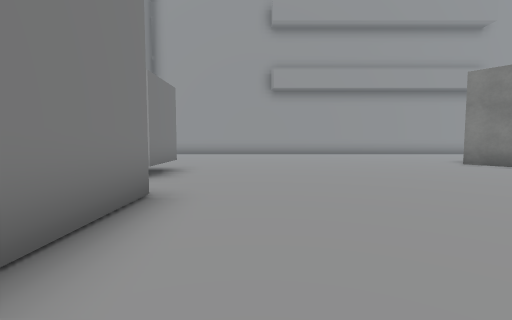
view 1 (above)

24 first-person views from a walk through a scene from a Unity 3-D project. The camera is 1.5 m above the floor, tilts 4° down and sees 85° across. The floor is counted in squares, 2 m on a side. Each view is taken from the middle of a square. On the plan, view 1 faces up. The plan holds only what a view shows up to about 10 squares ahead; the rest is blank. The place goes on beyond the plan. The player character is not drawn. Some surface patterns are stand-ins.

view 2
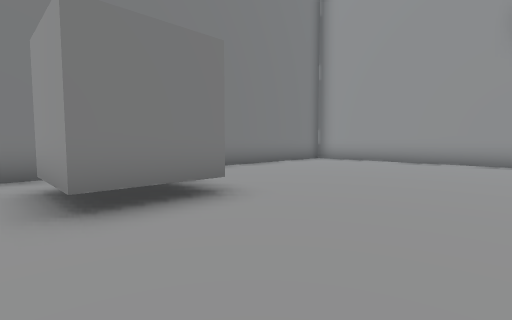

view 3
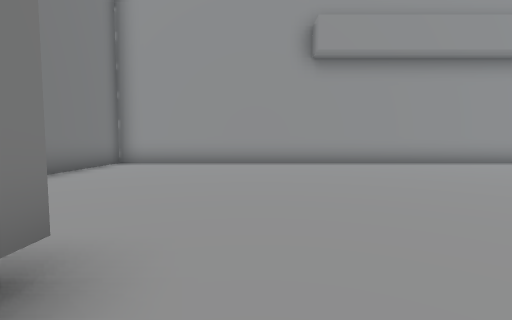

view 4
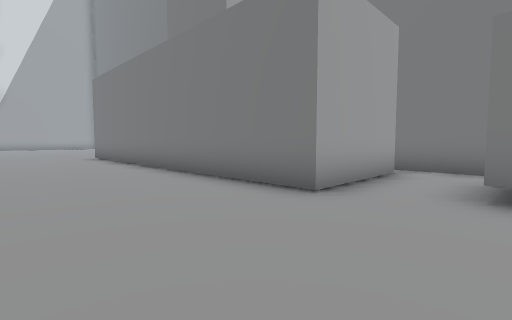

view 5
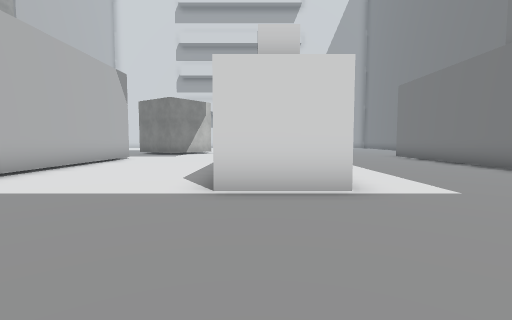

view 6
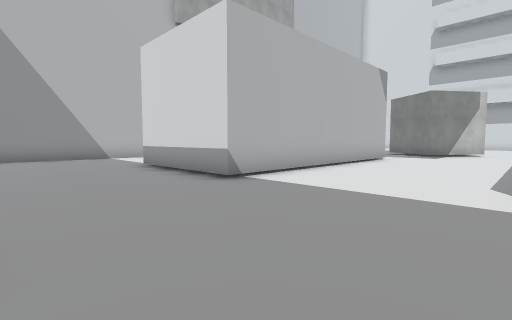

view 7
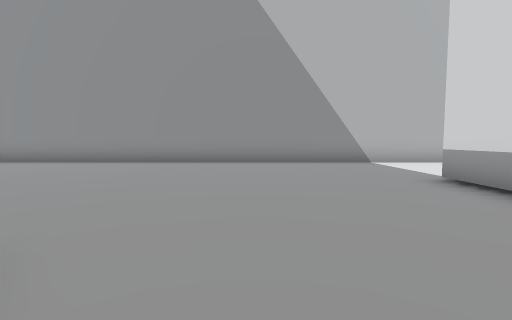

view 8
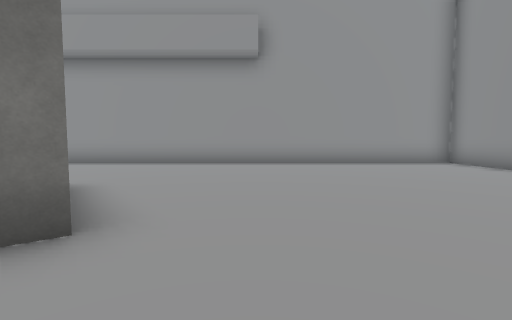

view 9
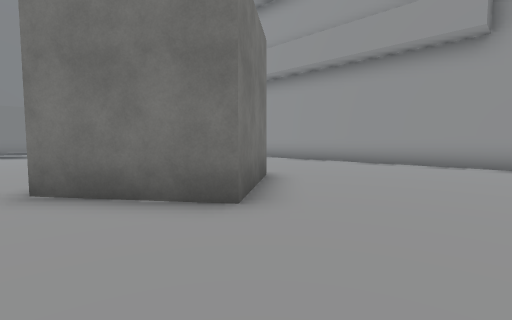

view 10
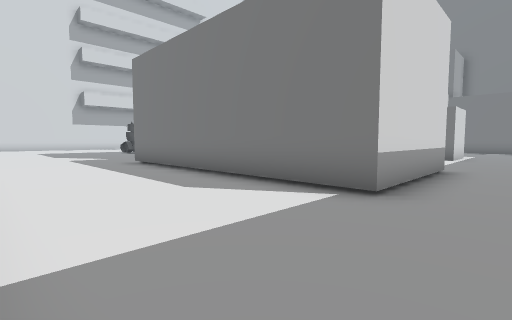

view 11
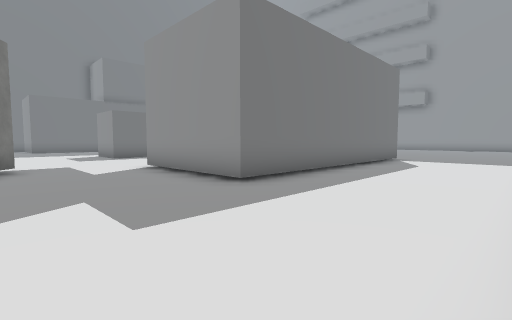

view 12
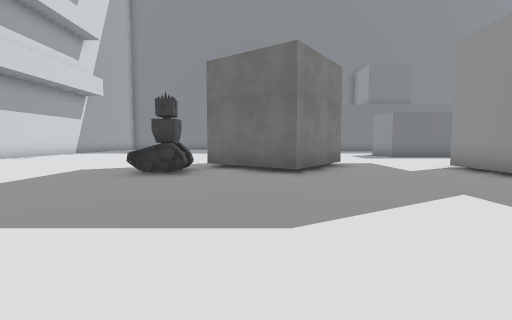

view 13
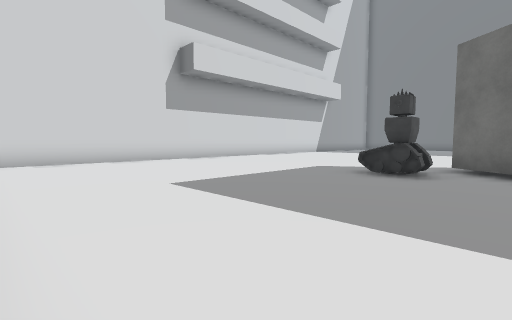

view 14
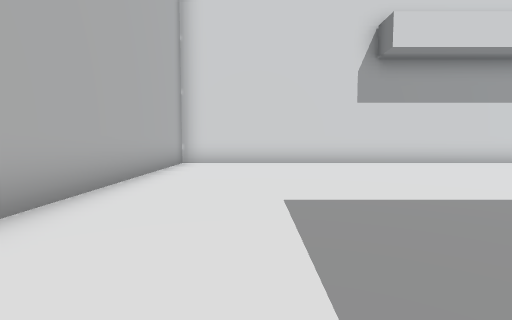

view 15
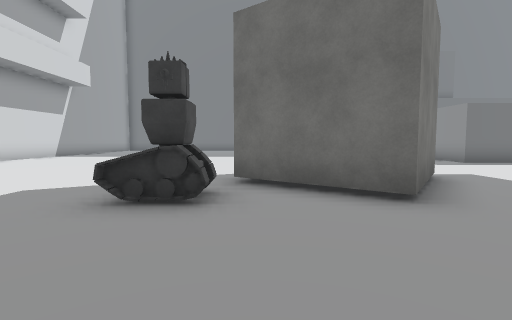

view 16
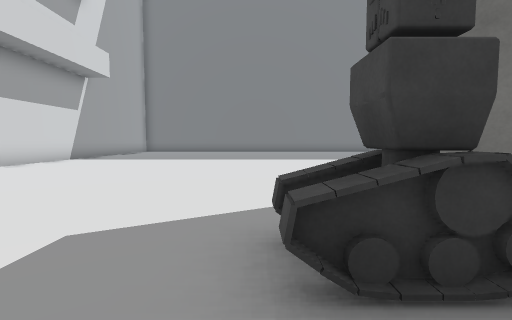

view 17
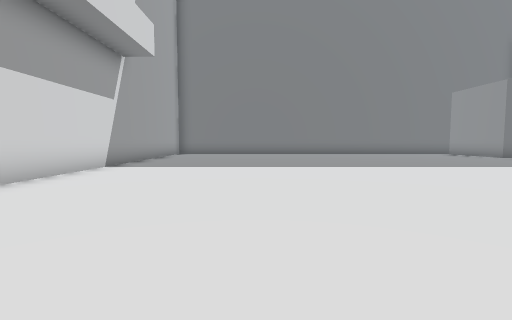

view 18
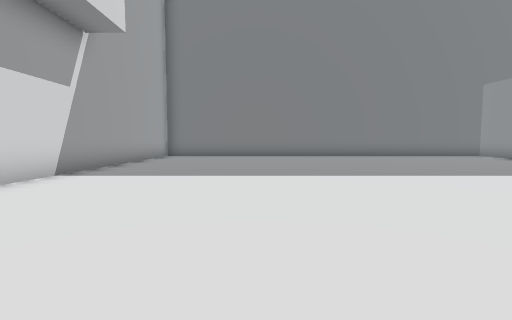

view 19
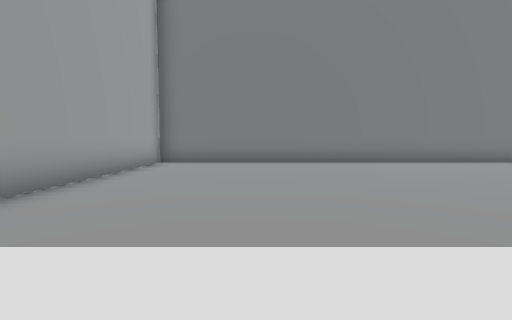

view 20
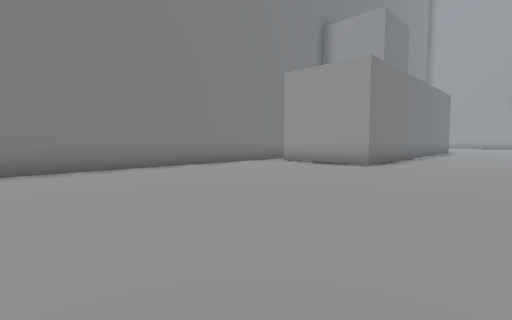

view 21
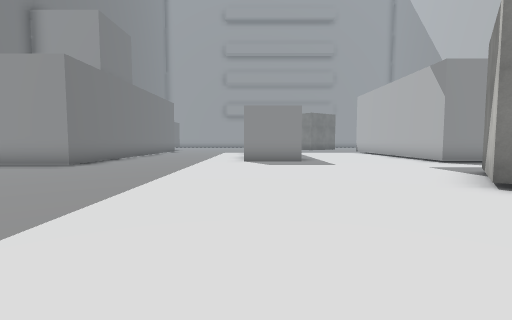

view 22
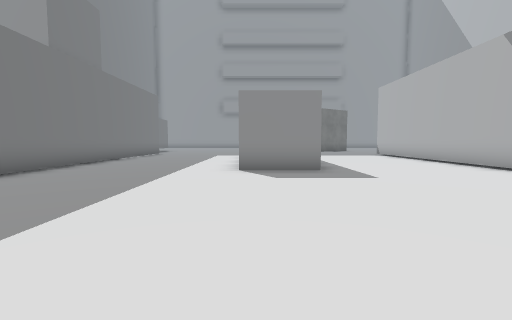

view 23
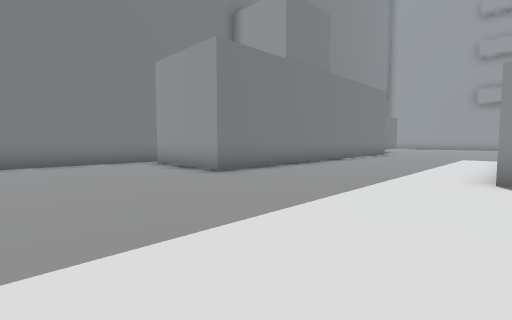

view 24
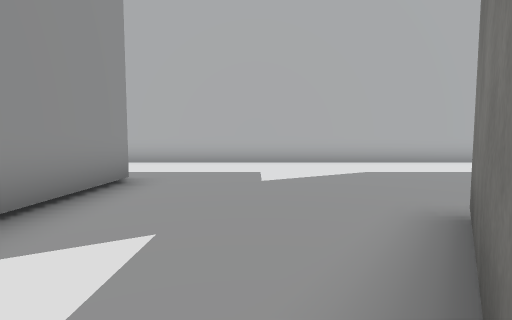

### Floor plan
Points are (right, up) in squares from view 1. A wall is a line through its corners. A room is listed if a view was taken in it or the views show most of it. See-through windows are left out.
Room 1 (views 1, 2, 3, 4, 5, 6, 7, 8, 9, 10, 11, 12, 13, 14, 15, 16, 17, 18, 19, 20, 21, 22, 23, 24)
walls: (5.6, -3.4) (5.6, -5) (3.5, -5); (10.3, -5.6) (10.3, 2.5) (14.2, 2.5) (14.2, -5.6) (10.3, -5.6); (3.5, 1.9) (5.8, 1.9); (7.7, -10.7) (9.4, -8.4) (11.7, -10.1) (10, -12.4); (7.3, 7.8) (6.5, 8.9); (18.4, -0.4) (18.4, 15.3) (-5.5, 15.3) (-5.5, 10.2); (-5.5, -6.4) (-5.5, -21.3) (5.4, -21.3); (-4.8, 3.8) (-1.5, 3.8) (-1.5, -6.9) (-4.8, -6.9); (8.9, 10.5) (10.5, 8.2) (8.2, 6.4); (-5.5, 5.9) (-5.5, 3.4); (7.4, -21.3) (18.4, -21.3) (18.4, -3.6)
ways out: opening at (-5, 4)
objects: other object (-4, 6) to (-2, 7); robot (11, -14) to (11, -13)

Positions as (right, up) in squares from view 1, and headings:
1: (0, 0), facing up
2: (1, 5), facing up-left
3: (-1, 6), facing up
4: (2, 6), facing down-left
5: (5, 6), facing down
6: (6, 6), facing down-right
7: (9, 6), facing right
8: (12, 6), facing up
9: (13, 6), facing up-left
10: (18, 4), facing down-left
11: (18, -9), facing up-left
12: (18, -11), facing left
13: (18, -11), facing down-left
14: (16, -12), facing down
15: (15, -12), facing left
16: (13, -14), facing left
17: (10, -17), facing left
18: (8, -17), facing left
19: (4, -18), facing left
20: (2, -15), facing up-left
21: (4, -15), facing up
22: (4, -12), facing up
23: (4, -11), facing up-left
24: (9, -8), facing right
